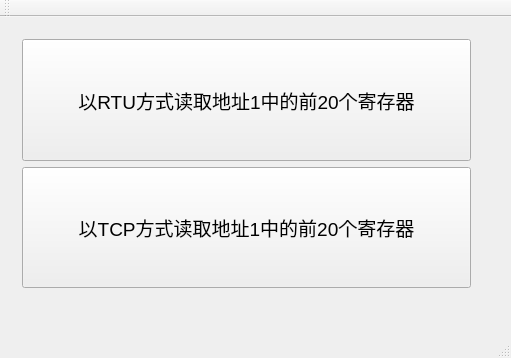
<?xml version="1.0" encoding="UTF-8"?>
<ui version="4.0">
 <class>MainWindow</class>
 <widget class="QMainWindow" name="MainWindow">
  <property name="geometry">
   <rect>
    <x>0</x>
    <y>0</y>
    <width>511</width>
    <height>358</height>
   </rect>
  </property>
  <property name="windowTitle">
   <string>MainWindow</string>
  </property>
  <widget class="QWidget" name="centralWidget">
   <widget class="QWidget" name="">
    <property name="geometry">
     <rect>
      <x>11</x>
      <y>11</y>
      <width>471</width>
      <height>271</height>
     </rect>
    </property>
    <layout class="QVBoxLayout" name="verticalLayout">
     <item>
      <widget class="QPushButton" name="rtuBtn">
       <property name="sizePolicy">
        <sizepolicy hsizetype="Preferred" vsizetype="Preferred">
         <horstretch>0</horstretch>
         <verstretch>0</verstretch>
        </sizepolicy>
       </property>
       <property name="font">
        <font>
         <pointsize>14</pointsize>
        </font>
       </property>
       <property name="text">
        <string>以RTU方式读取地址1中的前20个寄存器</string>
       </property>
      </widget>
     </item>
     <item>
      <widget class="QPushButton" name="tcpBtn">
       <property name="sizePolicy">
        <sizepolicy hsizetype="Preferred" vsizetype="Preferred">
         <horstretch>0</horstretch>
         <verstretch>0</verstretch>
        </sizepolicy>
       </property>
       <property name="font">
        <font>
         <pointsize>14</pointsize>
        </font>
       </property>
       <property name="text">
        <string>以TCP方式读取地址1中的前20个寄存器</string>
       </property>
      </widget>
     </item>
    </layout>
   </widget>
  </widget>
  <widget class="QMenuBar" name="menuBar">
   <property name="geometry">
    <rect>
     <x>0</x>
     <y>0</y>
     <width>511</width>
     <height>26</height>
    </rect>
   </property>
  </widget>
  <widget class="QToolBar" name="mainToolBar">
   <attribute name="toolBarArea">
    <enum>TopToolBarArea</enum>
   </attribute>
   <attribute name="toolBarBreak">
    <bool>false</bool>
   </attribute>
  </widget>
  <widget class="QStatusBar" name="statusBar"/>
 </widget>
 <layoutdefault spacing="6" margin="11"/>
 <resources/>
 <connections/>
</ui>
